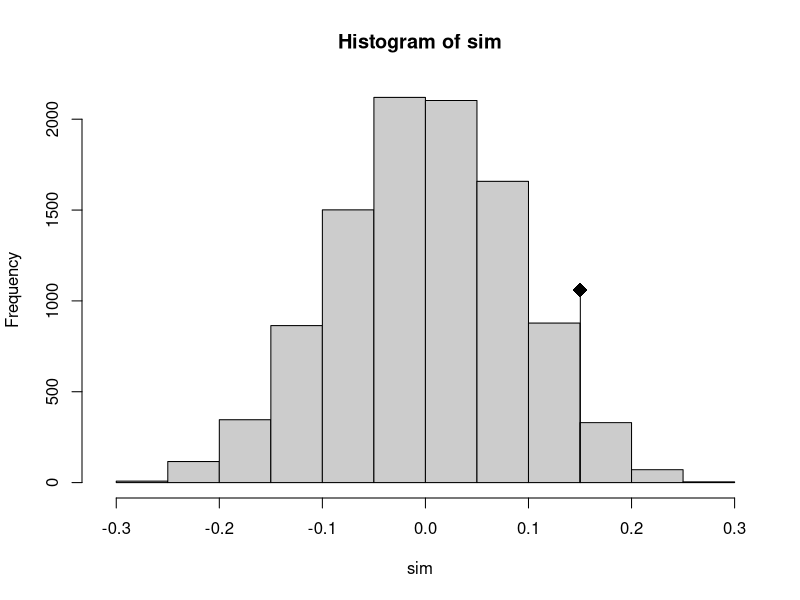
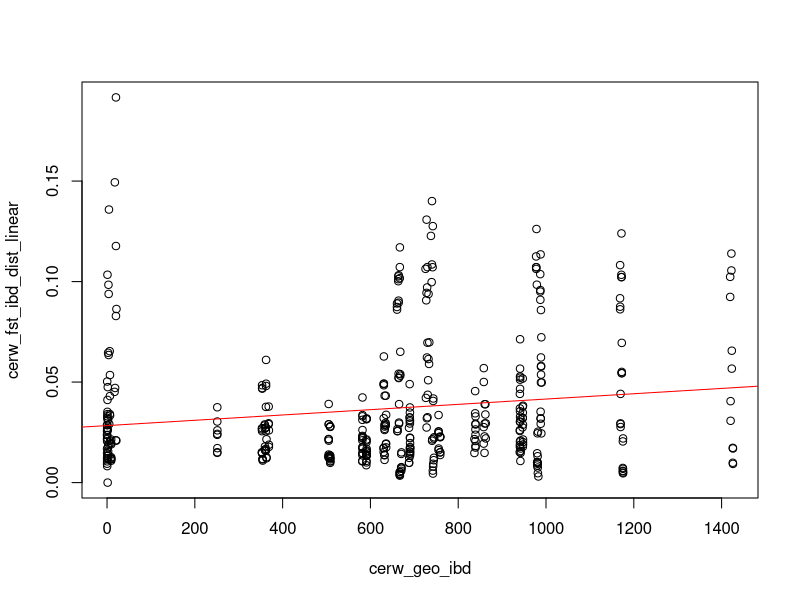
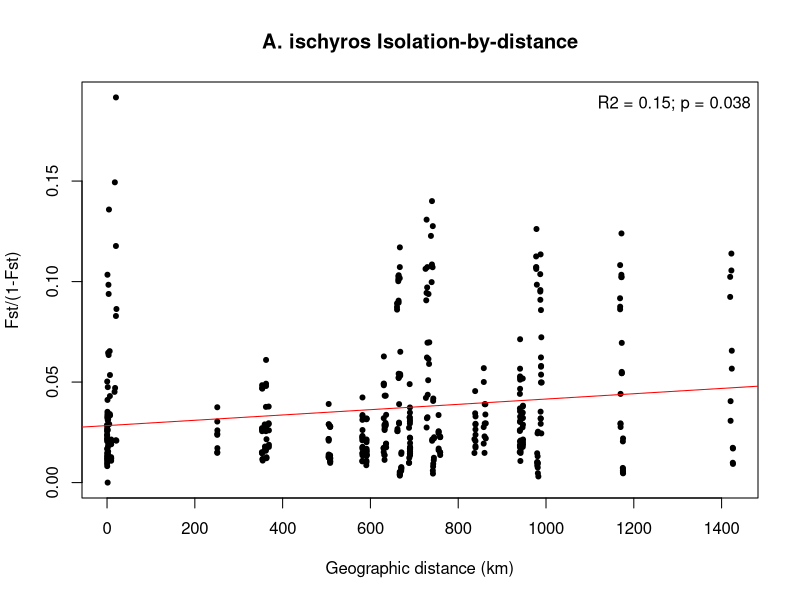
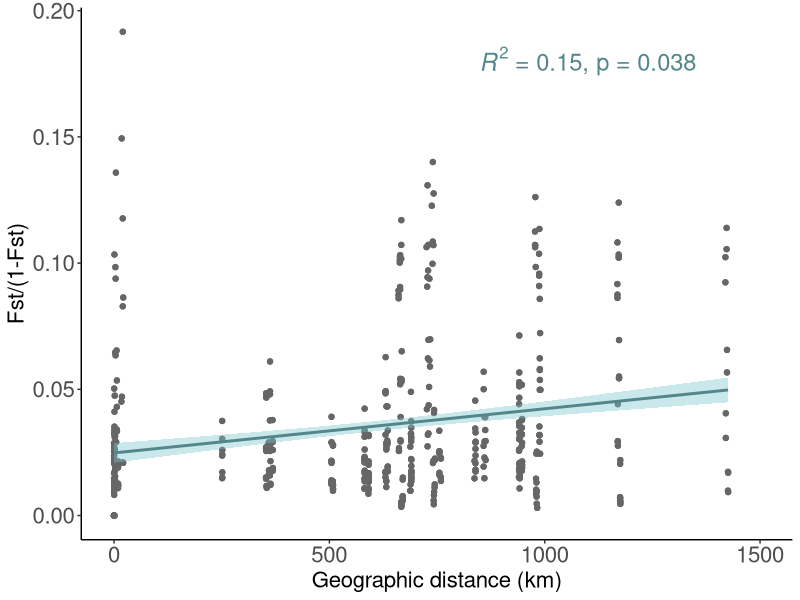
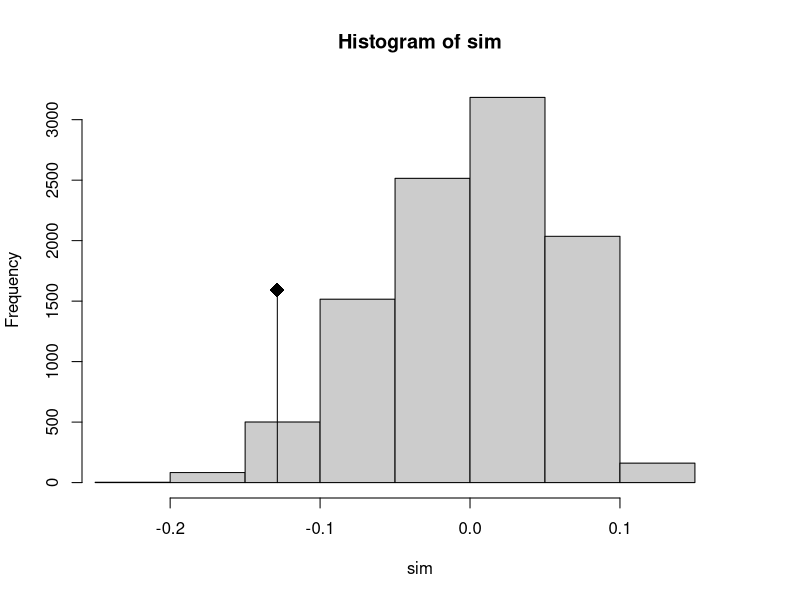
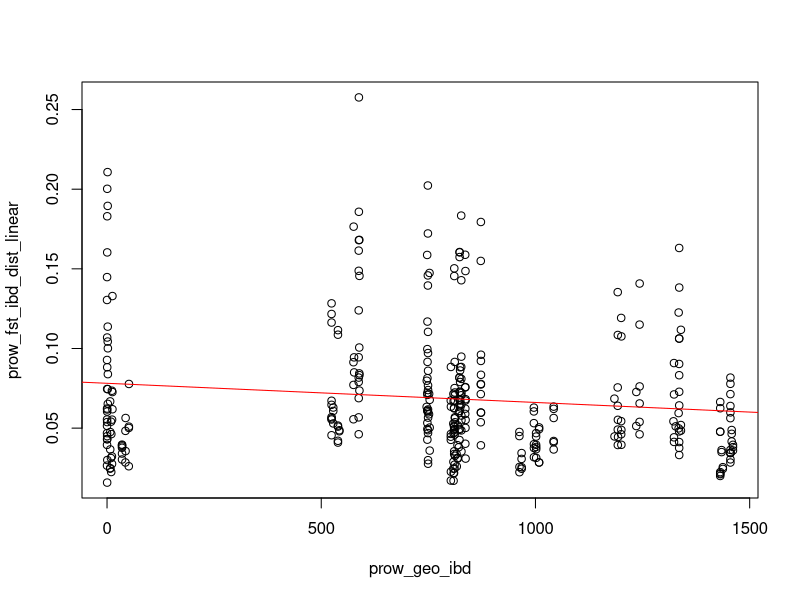
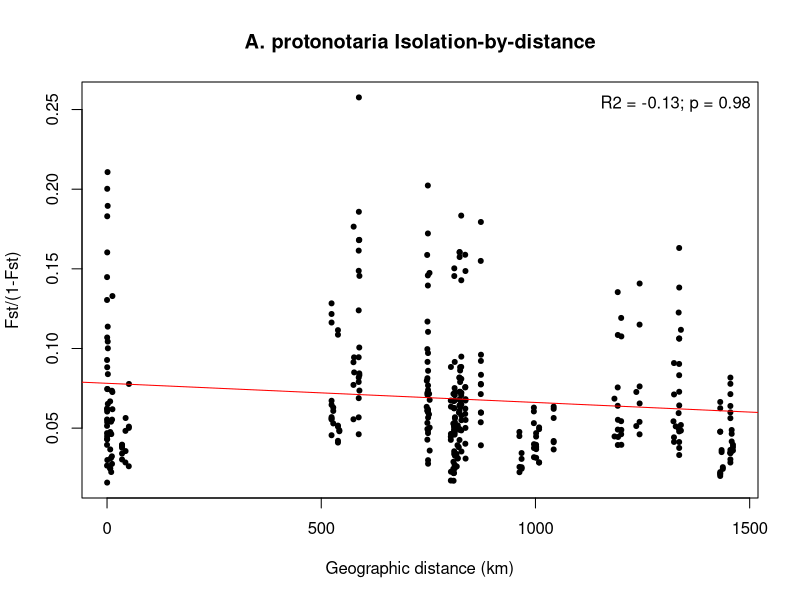
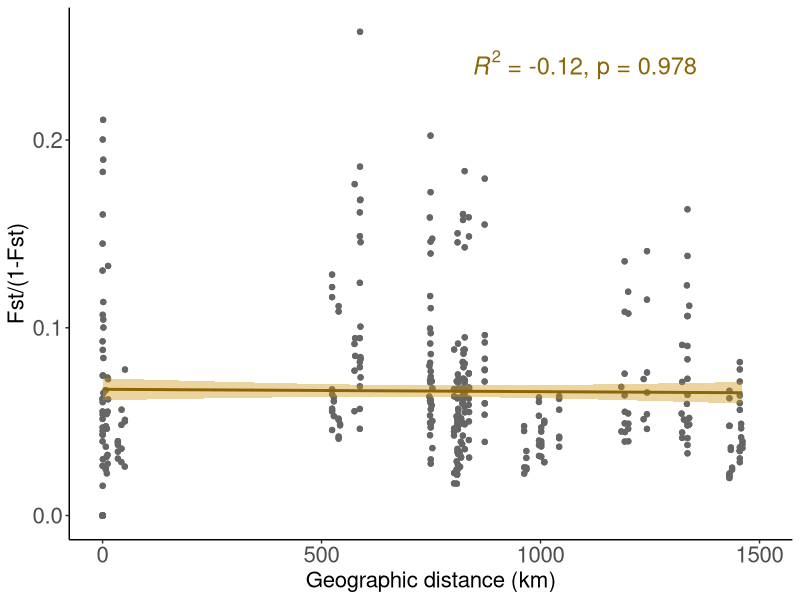

Source code (R) for these figures, in order:
### Isolation by distance
### Alix Matthews
### 2022 Sept 7

## Running only on ld01, dp15 datasets

### R version 4.2.1 (2022-06-23) -- "Funny-Looking Kid"

### OS: Ubuntu 20.04.3 LTS


#### Set working directory and load libraries ####
setwd("~/Desktop/Alix/snp_20220730/20220907_IBD/")

library(ade4) # 1.7-19
library(reshape2) # 1.4.4
library(ggplot2) # 3.3.6
library(ggthemes) # 4.2.4
library(gridExtra) # 2.3

#### CERW IBD analyses ####

# To get this matrix... 
### open snp_20220730/pairwise_fst_matrices/cerw_dp15_ld01_pfs.pairwise.fst.jack_pcoa.csv in Excel
### copy and paste all of it to another empty Excel file
### remove the top half values, and headers on col1 and row1
### find/replace NA with 0.00000000000
### copy the rest and paste into text editor and then paste here


cerw_fst_ibd <-
  "0																													
0.11959774891624	0																												
0.160808917873561	0.129965604244288	0																											
0.093715799694033	0.05967627165319	0.105303666132498	0																										
0.076535965723257	0.043189550689941	0.085794213406741	0.020613547105165	0																									
0.0794920595214	0.044957086112822	0.089592232340934	0.020453058272782	-0.003254003389402	0																								
0.080468121784339	0.051613133287764	0.092776661312148	0.026900156704146	0.004593153333522	0.004939368407625	0																							
0.097628564429804	0.064989687793979	0.110282807837914	0.0422596961207	0.021497895554689	0.020073198429765	0.025513398564054	0																						
0.079365260359243	0.052195582158438	0.092705078626688	0.028289571935291	0.005585400816507	0.005834141045157	0.011366797240387	0.024853132338373	0																					
0.08399917498975	0.051622755490065	0.093697734203128	0.028629662240375	0.006811098683487	0.007236283445407	0.013075115625311	0.031130859053902	0.013074280099149	0																				
0.084561648274597	0.053649496660515	0.095448139351251	0.029822923639524	0.00920564063963	0.009768791351773	0.014580078385489	0.029483384082435	0.014884269187052	0.016842212292734	0																			
0.092840956237029	0.061569527811788	0.102275823172448	0.038932606765249	0.016683924376867	0.017001135084742	0.023203787587135	0.036117111369458	0.023675447588455	0.025329340322717	0.027818408090143	0																		
0.096824944665392	0.065229443453514	0.113148277752177	0.041865372399425	0.021478252307972	0.022066197979701	0.028199247438727	0.041440340399898	0.027589484630112	0.028825887533946	0.032769407230646	0.037514404570875	0																	
0.088493566740461	0.05573586055345	0.096773354952719	0.031486832673161	0.011015237165333	0.012192763943177	0.019056335271678	0.032612036149082	0.017209158806284	0.018775452876904	0.021506547930229	0.028636385787334	0.034008809796581	0																
0.115676160742107	0.085774739856423	0.122837064306694	0.058590365332519	0.039035577879565	0.040155019979839	0.046181666516176	0.0590502803036	0.046959268768825	0.046752976073043	0.047662031413354	0.053870874645371	0.061369868111001	0.050790402460703	0															
0.096113660153341	0.065064997414173	0.109310062329692	0.040432619487879	0.020386018100685	0.02103619055063	0.026052327223957	0.041430280149988	0.027119019565035	0.02790225695598	0.028544831209157	0.037535594041545	0.041263660967237	0.032318253866099	0.060653364428247	0														
0.086241608217458	0.057907806005742	0.097895875961721	0.031018859532932	0.007927200949233	0.009266673451996	0.01495032764472	0.031033016433582	0.017019173285497	0.016789005847751	0.01901848128088	0.026863284869011	0.032955620166903	0.020449383178635	0.04788005154037	0.030565635076493	0													
0.083141372586769	0.048457955115289	0.090678069522041	0.026675559221737	0.005931519101705	0.004455841603373	0.011168506182023	0.025491663153703	0.01341034022476	0.013588700868977	0.014559150763558	0.022453973337514	0.02826335869958	0.018956075032332	0.045344016769072	0.025494130182557	0.017316084886824	0												
0.083008478837784	0.051202145403573	0.09230153140411	0.028985415042406	0.007623087768521	0.007334868001296	0.012583904226769	0.02815580499561	0.013057322158724	0.012350061226662	0.016658865785914	0.024631310359316	0.028237895703288	0.018481531491401	0.045853821770115	0.026659869534205	0.015620372832802	0.011984188409726	0											
0.07923211333608	0.049429789009715	0.093059613514464	0.024957968838293	0.005261372200767	0.004199387654904	0.010536455280905	0.027024392577169	0.012162783693601	0.013379601929176	0.014768139043486	0.022157694768502	0.028122167698371	0.016182090848736	0.046200910396879	0.025738829433167	0.014874762092829	0.011598173741381	0.012472498893275	0										
0.09351033365882	0.061102350623077	0.104762719669253	0.037567550013604	0.014816432732355	0.01405558130281	0.020430715523013	0.03763229010657	0.021091067349341	0.021238105157946	0.024030843673861	0.032513288025201	0.036449707463198	0.025331207227478	0.05751825389834	0.036306504087609	0.02493716541538	0.021107933322305	0.021686873544526	0.01869863826579	0									
0.08033421189168	0.049662703161887	0.091063933875269	0.024963508568795	0.003447369218935	0.005219869628306	0.010411728931783	0.027264309122061	0.00971204611521	0.011408995139342	0.013527388995301	0.022100412719456	0.026203488026743	0.015764524113158	0.044647591696342	0.024941330383618	0.014359787829915	0.010834989681886	0.011490752971602	0.008119916615003	0.019272940030736	0								
0.08216585432962	0.050500557690122	0.096823907238172	0.028499900363136	0.006831909744233	0.005801195158526	0.012265840743826	0.028177834831168	0.012961744972939	0.013761612978989	0.015874925396478	0.024888486874246	0.02866593052399	0.017438205668436	0.046888131239511	0.026609811790926	0.016386900053438	0.012442793809601	0.012012736335057	0.01075418022105	0.021097182833592	0.011423758547514	0							
0.081827067408	0.051367920896893	0.0919011973428	0.025983810308463	0.004451318180806	0.003860077010406	0.011982118173633	0.026946388244622	0.011967183524475	0.013224705202614	0.01487607528634	0.022399633766224	0.027647460401586	0.017616984798887	0.044907626692065	0.026353500753128	0.014666200799685	0.011463409791044	0.011954014621649	0.009304429027348	0.020975503634019	0.010453268810517	0.011719751228208	0						
0.086784809599642	0.054506973742178	0.096742438556608	0.030939893178656	0.009267092207947	0.009932523038852	0.014332792455118	0.030185079618983	0.015213400839874	0.016448021181974	0.017131353936882	0.028419821835798	0.031109739001956	0.019742167281103	0.050166981631608	0.029425136528912	0.018329200227016	0.015457071580743	0.014517443609191	0.013555346303274	0.02234522750323	0.013029403795315	0.016519252044924	0.014732222870082	0					
0.087408534779962	0.054833716415451	0.096798900695294	0.030863086576957	0.009688596805355	0.010141757406259	0.01729639825913	0.033645329996825	0.016511459836467	0.017237523712908	0.020265902082036	0.028090125100632	0.033622600282418	0.020983600829636	0.049614268419435	0.031778662222186	0.020050634089288	0.016668302781044	0.017454896300402	0.015677341605948	0.025480426640217	0.015318291248455	0.017117280681131	0.016509645138414	0.020161603426561	0				
0.093946414929916	0.058620518967302	0.101136578869709	0.034072492323725	0.012935016218384	0.014379437326677	0.019265096911424	0.036030222103175	0.02188951207404	0.021608111016287	0.02324408735018	0.031872823762138	0.036390608791241	0.028021752265917	0.053629731795461	0.034270395720787	0.025465982273002	0.020485283360277	0.021844038774665	0.020996403249314	0.030279221305254	0.020536814988779	0.022687584525308	0.019707221637793	0.023061817526828	0.026426272596703	0			
0.101951660620275	0.067411379919666	0.112022467324107	0.04744481578171	0.024697109070156	0.023923920104398	0.031364339716795	0.046702249918603	0.031388437950374	0.029554274946611	0.033320678136728	0.043535719675034	0.049224748604674	0.036842599135202	0.066570403514834	0.044572607284472	0.035593232832261	0.030564057729637	0.031917572973538	0.030697600157444	0.040629713350528	0.030539885595629	0.03251983007014	0.03093990882792	0.032927905749184	0.027786560647932	0.039504985495823	0		
0.079041147412862	0.047433874087561	0.089626674683288	0.023894204964286	0.003041556234959	0.004652143757243	0.009722497059184	0.026543592226592	0.009773201673795	0.01216585833238	0.014509899295003	0.021172237620285	0.02671991397627	0.017467011342559	0.04226566168216	0.025027560647487	0.014933735301814	0.010631515442107	0.010704436543835	0.010714318743334	0.020610585457879	0.008570632337746	0.010454832936359	0.009957152396148	0.013645811756288	0.015263844598543	0.018446827006451	0.030025557631463	0	
0.083350848259714	0.050976333242724	0.096073404023125	0.028422963696061	0.007427135646932	0.008437269915158	0.013343418027164	0.028549209540866	0.014150544751631	0.015083435796574	0.01784265509604	0.025749355127845	0.031192219129246	0.018614560888426	0.04870991957808	0.029341783510819	0.017414147082588	0.014532096351972	0.014294069044526	0.013440352075676	0.021533775222865	0.013355655030082	0.013361345777304	0.013901870699528	0.014452072010986	0.01649628586945	0.023161275831599	0.031983669581199	0.01198979361546	0"

class(cerw_fst_ibd) # character

# make previous input into a matrix
mat2 <- data.matrix(read.table(text=cerw_fst_ibd, fill = TRUE, col.names=paste("V", 1:30))) # 1:30 because I have 30 groups (locations)
mat2[upper.tri(mat2)] <- t(mat2)[upper.tri(mat2)]
mat2 # view
cerw_fst_ibd <- mat2 # rename
cerw_fst_ibd

class(cerw_fst_ibd) # "matrix" "array" 

# make matrix into class dist
cerw_fst_ibd_dist<-as.dist(cerw_fst_ibd, diag=T)

cerw_fst_ibd_dist

class(cerw_fst_ibd_dist) # "dist"

# remove negative fst values and make zeros instead (negative fst is effectively zero)
cerw_fst_ibd_dist[cerw_fst_ibd_dist<0] <- 0

cerw_fst_ibd_dist

# linearize fst (fst/(1-fst))
cerw_fst_ibd_dist_linear <- cerw_fst_ibd_dist/(1-cerw_fst_ibd_dist)

cerw_fst_ibd_dist_linear

class(cerw_fst_ibd_dist_linear) # dist



# now can read in the geographic distance matrix
# read table
cerw_geo_ibd <- read.table("CERW_GDM_output.txt", header=T)

# change to class dist
cerw_geo_ibd <- as.dist(cerw_geo_ibd, diag=T)

cerw_geo_ibd

class(cerw_geo_ibd) # dist

# now run mantel test
cerw_mantel_ibd <- mantel.rtest(cerw_fst_ibd_dist_linear, cerw_geo_ibd, nrepet = 9999)
cerw_mantel_ibd # results

# Monte-Carlo test
# Call: mantelnoneuclid(m1 = m1, m2 = m2, nrepet = nrepet)
# 
# Observation: 0.1503031 
# 
# Based on 9999 replicates
# Simulated p-value: 0.0382 
# Alternative hypothesis: greater 
# 
# Std.Obs Expectation    Variance 
# 1.734174934 0.001573771 0.007355420 

plot(cerw_mantel_ibd) # histogram with permutations

# scatter plot with abline
plot(cerw_fst_ibd_dist_linear~cerw_geo_ibd)
abline(lm(cerw_fst_ibd_dist_linear~cerw_geo_ibd), col="red")

# plot final
Corner_text <- function(text, location="topright"){
  legend(location,legend=text, bty ="n", pch=NA)
}
plot(cerw_geo_ibd, cerw_fst_ibd_dist_linear,
     main = "A. ischyros Isolation-by-distance",
     ylab = "Fst/(1-Fst)",
     xlab = "Geographic distance (km)",
     pch=20)
Corner_text(text="R2 = 0.15; p = 0.038")
abline(lm(cerw_fst_ibd_dist_linear~cerw_geo_ibd), col="red")



cerw_fst_ibd_melt<- melt(as.matrix(cerw_fst_ibd_dist_linear), varnames=c("row", "col"))
cerw_geo_ibd_melt <- melt(as.matrix(cerw_geo_ibd), varnames=c("row", "col"))
cerw_ibd_geo_melt <- data.frame(cerw_fst_ibd_melt, cerw_geo_ibd_melt)
head(cerw_ibd_geo_melt)



cerw_ibd_plot <- 
  ggplot(cerw_ibd_geo_melt, aes(x=value.1, y=value)) +
  geom_point(col = "gray40") +
  stat_smooth(method=lm, formula = y~x, colour = "cadetblue4", fill = "cadetblue3") +
  xlab("Geographic distance (km)") +
  ylab("Fst/(1-Fst)") +
  theme_classic() +
  xlim(-1,1500) +
  theme(axis.title = element_text(size = 16)) +
  theme(axis.text = element_text(size=16)) +
  annotate("text", x=1100, y = 0.18, label = "paste(italic(R)^2, \" = 0.15, p = 0.038\")", size = 6, col = "cadetblue4", parse = TRUE)

cerw_ibd_plot

# save as 6 x 7  landscape




















#### PROW IBD analyses ####


# To get this matrix... 
### open snp_20220730/pairwise_fst_matrices/prow_dp15_ld01_pfs.pairwise.fst.jack_pcoa.csv in Excel
### copy and paste all of it to another empty Excel file
### remove the top half values, and headers on col1 and row1
### find/replace NA with 0.00000000000
### copy the rest and paste into text editor and then paste here



prow_fst_ibd <-
  "0																										
0.051065933576098	0																									
0.025412951170781	0.047738016606935	0																								
0.048489440394507	0.072128435775469	0.043030457078579	0																							
0.027675856095033	0.046064328448724	0.021958385144201	0.044214680554566	0																						
0.034382175743048	0.053358644906349	0.030276667200503	0.051278139143694	0.029111123326997	0																					
0.026366822831369	0.045262877993581	0.022149152968927	0.044320891508117	0.021287704741537	0.028055091325529	0																				
0.030288605140559	0.049155693081136	0.021387503178436	0.046464606566285	0.025304123839804	0.032677955112161	0.02397381546883	0																			
0.024039213847687	0.043915783245987	0.01681164408632	0.040901834857191	0.016699326525233	0.023937934701447	0.015576070379403	0.024312201618705	0																		
0.036639730685774	0.056369662013327	0.031635310344232	0.053212133786605	0.029976463739171	0.037803980652331	0.031284788398977	0.035353287527855	0.026840364306758	0																	
0.047140561736508	0.069896123752346	0.042721562707524	0.063088321847539	0.044745045418577	0.050170961257373	0.04128044588849	0.045396830119461	0.041295877263222	0.052440423643755	0																
0.063097377477839	0.083881106540197	0.059685360057712	0.081226545984272	0.062753266345731	0.066726258527527	0.052513074609433	0.062614347696743	0.056971060230972	0.068457412533648	0.081065207874007	0															
0.07184957689748	0.087666214497081	0.067325225455218	0.086664726693149	0.063826559907425	0.07046396250463	0.066180989431045	0.066742665004543	0.05721432664678	0.073869007391652	0.083909521355749	0.104658112158246	0														
0.134178310056365	0.152119395028903	0.124979762100011	0.154992629221951	0.129391323793184	0.137066084875491	0.127303436852785	0.128481552142281	0.122445544432389	0.136977693217796	0.146909393129307	0.168265084912919	0.174045397611757	0													
0.05646372115511	0.077059822794572	0.052112273696727	0.074864322088126	0.052256397486662	0.058605993137809	0.050598732348963	0.055419670494483	0.047110375400859	0.0595850358394	0.075229705466037	0.090581930448032	0.09657138402909	0.159319827938035	0												
0.037744701897909	0.056314030953701	0.03414119265888	0.054732038758838	0.029962286558199	0.038661935046407	0.029027741625406	0.034670016721501	0.026919667293703	0.0410098035582	0.053558137092044	0.07131707119759	0.069307643920993	0.138167002931412	0.061240809133461	0											
0.066615475571186	0.084403116950524	0.060940409991115	0.081237333533925	0.063102072281457	0.070236669014267	0.058137216540734	0.063467561664767	0.056505533883287	0.06719322478459	0.079195249039648	0.099456528638673	0.102109610388314	0.166835433088915	0.09100740785081	0.069410879311088	0										
0.050953618549937	0.072135785881198	0.046331268794232	0.065967534878087	0.047746431496076	0.055665267358688	0.044795532936798	0.047943195965722	0.046425033118986	0.057614065909274	0.068824487434957	0.08853873299553	0.094500893702479	0.154687105090038	0.077399167239924	0.058127148119899	0.084910625425732	0									
0.040249561672659	0.059720848327843	0.038389578338119	0.059171563562401	0.036766132397085	0.044767335546155	0.035060578790364	0.03802891784943	0.033249951623849	0.046556036873074	0.060083601656873	0.075549601211058	0.081087472676993	0.138348589847725	0.06786859031496	0.047169905602544	0.075606900454057	0.060436666243044	0								
0.039552079183038	0.058482875810964	0.03617313776038	0.057041513344003	0.035496058595064	0.042795067018173	0.033230889963679	0.03668347766919	0.03339612379913	0.044384108276544	0.05651948060075	0.072205740384943	0.079343754981095	0.13817562746587	0.063102804385012	0.04666040183115	0.075421288018421	0.06364027090645	0.04891613589188	0							
0.035330401545436	0.053364403621927	0.03077482912417	0.050454682900584	0.030403079601747	0.038039796129272	0.029507383667708	0.034724953559153	0.027632776924416	0.039975770379014	0.053266575921916	0.066603731730603	0.073178240546864	0.135993894004376	0.059340509843902	0.040819564712243	0.067876119314979	0.057356990563577	0.04475981882127	0.038001416014815	0						
0.027651876717048	0.048037990005804	0.02186086466803	0.043082073095975	0.023934738755369	0.029780707143459	0.020650846717952	0.024858966159386	0.019583160184869	0.033783831331335	0.045617743914879	0.058823700362738	0.06750054384664	0.126999768166702	0.053776702953269	0.032671907682544	0.058735636261644	0.04883218383878	0.037089188736163	0.036307665667495	0.029432420314521	0					
0.027664600510669	0.047030147336887	0.025002966898123	0.045449118123698	0.024818037233284	0.033219924121798	0.021909343046885	0.023846924568054	0.021131250892717	0.03496840873987	0.045564639483289	0.062293254892777	0.066042412216391	0.130669068344702	0.050963043317383	0.03426638683307	0.058989637595779	0.048327067404531	0.037769625261557	0.038127087705096	0.032933181473784	0.025799812853023	0				
0.044091143450248	0.061477845589858	0.037916308642278	0.060169937141314	0.038042991670479	0.044129858087121	0.036205704981967	0.046221309264809	0.032067247665475	0.047505026302058	0.060387505935753	0.076823468721671	0.077803923505015	0.143830746801211	0.06854174097445	0.04413157349299	0.075569463398466	0.064389036091541	0.053092940817487	0.052519431844633	0.043562918390236	0.03933418475222	0.040358560933979	0			
0.103131659090527	0.12341000727422	0.097865638010738	0.119234766121712	0.09713714719989	0.10649654839618	0.095981411099895	0.100499339507208	0.096089042620069	0.109187622241134	0.121459430017041	0.140223427514563	0.14397323428563	0.204841542127525	0.127073377041574	0.110265515022486	0.138995675427985	0.129496850711095	0.113736987166893	0.108466473507833	0.104177311310287	0.10032680619923	0.098006436761074	0.115397724641445	0		
0.051174629768532	0.070797582260637	0.046793997200414	0.070247024025324	0.046623089481127	0.051568174973756	0.04575176724377	0.049394602037056	0.039643158513363	0.056105746313815	0.067885447461182	0.082817174200269	0.09141531413015	0.156697623230225	0.076865665109392	0.053724719368061	0.086337400769352	0.073202995728335	0.06296445044568	0.060711293363743	0.053854027564576	0.048484216444936	0.049069498578138	0.058651122229672	0.126492801731417	0	
0.048813314982853	0.067775740717174	0.042872849483552	0.064118067483461	0.042568484108423	0.052342561523306	0.042363525294058	0.048638688186296	0.039710301205892	0.051495642406417	0.066431591738386	0.083284985771436	0.086287888328642	0.150009801520273	0.078333218365201	0.052638434021806	0.083728719248573	0.071618165017477	0.059221902540535	0.05731414709663	0.050299492405336	0.045841808919699	0.046420663108584	0.058266247948084	0.117322986633697	0.067735713044185	0
"


class(prow_fst_ibd) # character

# make previous input into a matrix
mat2 <- data.matrix(read.table(text=prow_fst_ibd, fill = TRUE, col.names=paste("V", 1:27))) # 1:27 because I have 27 groups (locations)
mat2[upper.tri(mat2)] <- t(mat2)[upper.tri(mat2)]
mat2 # view
prow_fst_ibd <- mat2 # rename
prow_fst_ibd

class(prow_fst_ibd) # "matrix" "array" 

# make matrix into class dist
prow_fst_ibd_dist<-as.dist(prow_fst_ibd, diag=T)

prow_fst_ibd_dist

class(prow_fst_ibd_dist) # "dist"

# remove negative fst values and make zeros instead (negative fst is effectively zero)
prow_fst_ibd_dist[prow_fst_ibd_dist<0] <- 0

prow_fst_ibd_dist

# linearize fst (fst/(1-fst))
prow_fst_ibd_dist_linear <- prow_fst_ibd_dist/(1-prow_fst_ibd_dist)

prow_fst_ibd_dist_linear

class(prow_fst_ibd_dist_linear) # dist



# now can read in the geographic distance matrix
# read table
prow_geo_ibd <- read.table("PROW_GDM_output.txt", header=T)

# change to class dist
prow_geo_ibd <- as.dist(prow_geo_ibd, diag=T)

prow_geo_ibd

class(prow_geo_ibd) # dist

# now run mantel test
prow_mantel_ibd <- mantel.rtest(prow_fst_ibd_dist_linear, prow_geo_ibd, nrepet = 9999)
prow_mantel_ibd # results

# Monte-Carlo test
# Call: mantelnoneuclid(m1 = m1, m2 = m2, nrepet = nrepet)
# 
# Observation: -0.1285197 
# 
# Based on 9999 replicates
# Simulated p-value: 0.9781 
# Alternative hypothesis: greater 
# 
# Std.Obs   Expectation      Variance 
# -2.1987934964 -0.0003733631  0.0033965935 

plot(prow_mantel_ibd) # histogram with permutations

# scatter plot with abline
plot(prow_fst_ibd_dist_linear~prow_geo_ibd)
abline(lm(prow_fst_ibd_dist_linear~prow_geo_ibd), col="red")

# plot final
Corner_text <- function(text, location="topright"){
  legend(location,legend=text, bty ="n", pch=NA)
}
plot(prow_geo_ibd, prow_fst_ibd_dist_linear,
     main = "A. protonotaria Isolation-by-distance",
     ylab = "Fst/(1-Fst)",
     xlab = "Geographic distance (km)",
     pch=20)
Corner_text(text="R2 = -0.13; p = 0.98")
abline(lm(prow_fst_ibd_dist_linear~prow_geo_ibd), col="red")



prow_fst_ibd_melt<- melt(as.matrix(prow_fst_ibd_dist_linear), varnames=c("row", "col"))
prow_geo_ibd_melt <- melt(as.matrix(prow_geo_ibd), varnames=c("row", "col"))
prow_ibd_geo_melt <- data.frame(prow_fst_ibd_melt, prow_geo_ibd_melt)
head(prow_ibd_geo_melt)



prow_ibd_plot <- 
  ggplot(prow_ibd_geo_melt, aes(x=value.1, y=value)) +
  geom_point(col = "gray40") +
  stat_smooth(method=lm, formula = y~x, colour = "darkgoldenrod4", fill = "darkgoldenrod3") +
  xlab("Geographic distance (km)") +
  ylab("Fst/(1-Fst)") +
  theme_classic() +
  xlim(-1,1500) +
  theme(axis.title = element_text(size = 16)) +
  theme(axis.text = element_text(size=16)) +
  annotate("text", x=1100, y = 0.24, label = "paste(italic(R)^2, \" = -0.12, p = 0.978\")", size = 6, col = "darkgoldenrod4", parse = TRUE)


prow_ibd_plot

# save as 6 x 7  landscape











#### put figures together ####


pdf("CERW_PROW_IBD.pdf", width=7, height=14)
grid.arrange(cerw_ibd_plot, prow_ibd_plot,
             nrow = 2)
dev.off()


#### ++++++ TIFF format  - only if needed, but this is a huge file ####
# dpi=800 #pixels per square inch
# tiff("CERW_PROW_IBD.tif", width=7*dpi, height=14*dpi, res=dpi)
# grid.arrange(cerw_ibd_plot, prow_ibd_plot,
#              nrow = 2)
# dev.off()
